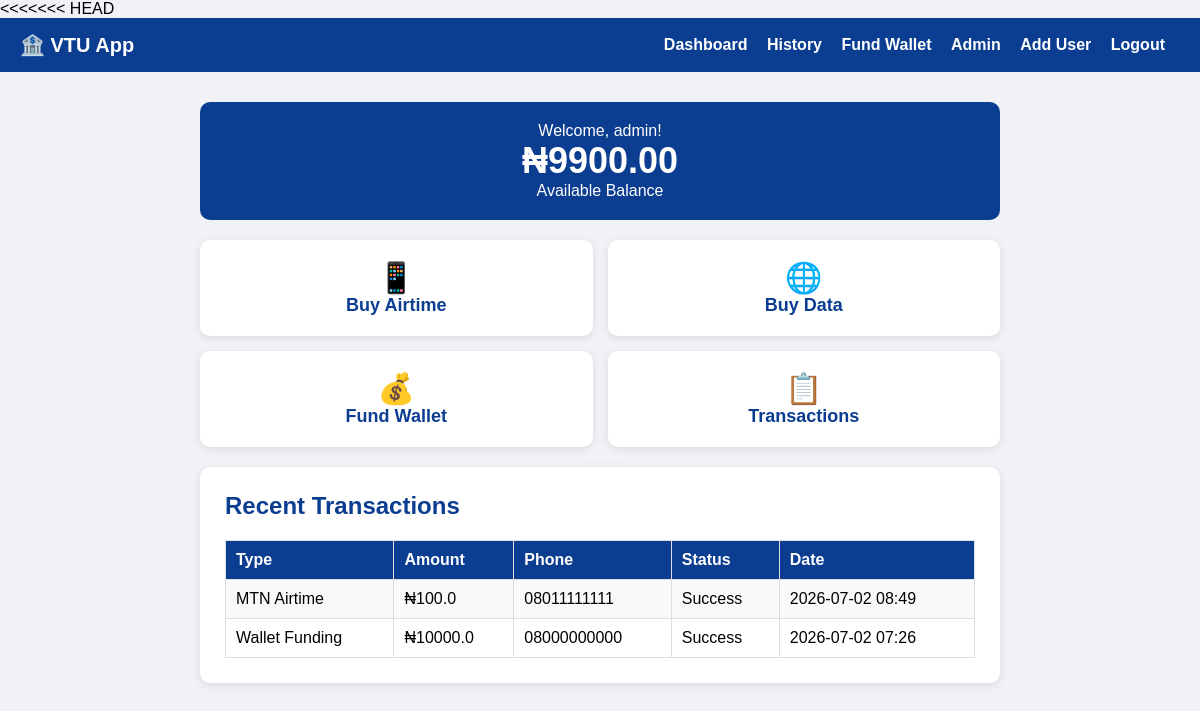
The page /dashboard (signed in) on the database its author committed.
### app.py (models this page shows)
class User(db.Model):
    id = db.Column(db.Integer, primary_key=True)
    username = db.Column(db.String(80), unique=True, nullable=False)
    password = db.Column(db.String(120), nullable=False)
    balance = db.Column(db.Float, default=0.0)
    phone = db.Column(db.String(20))
    email = db.Column(db.String(120))
    is_admin = db.Column(db.Boolean, default=False)

class Transaction(db.Model):
    id = db.Column(db.Integer, primary_key=True)
    user_id = db.Column(db.Integer, db.ForeignKey('user.id'))
    type = db.Column(db.String(50))
    amount = db.Column(db.Float)
    phone = db.Column(db.String(20))
    status = db.Column(db.String(20), default='Success')
    date = db.Column(db.DateTime, default=datetime.utcnow)

### app.py (the view)
@app.route('/dashboard')
@login_required
def dashboard():
    user = db.session.get(User, session['user_id'])
    transactions = Transaction.query.filter_by(
        user_id=session['user_id']
    ).order_by(Transaction.date.desc()).limit(5).all()
    return render_template('dashboard.html',
                         user=user,
                         transactions=transactions)

### app.py (called while the page is built)
def login_required(f):
    @wraps(f)
    def decorated_function(*args, **kwargs):
        if 'user_id' not in session:
            return redirect(url_for('login'))
        return f(*args, **kwargs)
    return decorated_function

### templates/dashboard.html (shortened to what this page needs)
{% extends "base.html" %}
{% block content %}
<div class="balance-box">
    <p>Welcome, {{ user.username }}!</p>
    <h1>₦{{ "%.2f"|format(user.balance) }}</h1>
    <p>Available Balance</p>
</div>
<div class="grid">
    <a href="/buy-airtime" class="grid-item">
        <span>📱</span>
        Buy Airtime
    </a>
    <a href="/buy-data" class="grid-item">
        <span>🌐</span>
        Buy Data
    </a>
    <a href="/fund-wallet" class="grid-item">
        <span>💰</span>
        Fund Wallet
    </a>
    <a href="/transactions" class="grid-item">
        <span>📋</span>
        Transactions
    </a>
</div>
<div class="card" style="margin-top: 20px;">
    <h2>Recent Transactions</h2>
    {% if transactions %}
    <table>
        <tr>
            <th>Type</th>
            <th>Amount</th>
            <th>Phone</th>
            <th>Status</th>
            <th>Date</th>
        </tr>
        {% for t in transactions %}
        <tr>
            <td>{{ t.type }}</td>
            <td>₦{{ t.amount }}</td>
            <td>{{ t.phone }}</td>
            <td>{{ t.status }}</td>
            <td>{{ t.date.strftime('%Y-%m-%d %H:%M') }}</td>
        </tr>
        {% endfor %}
    </table>
    {% else %}
    <p>No transactions yet!</p>
    {% endif %}
</div>
{% endblock %}

### templates/base.html (shortened to what this page needs)
<!DOCTYPE html>
<html>
<head>
</head>
<body>
    <div class="navbar">
        <span class="brand">🏦 VTU App</span>
        <div>
            {% if session.get('username') %}
                <a href="/dashboard">Dashboard</a>
                <a href="/transactions">History</a>
                <a href="/fund-wallet">Fund Wallet</a>
                {% if session.get('is_admin') %}
                    <a href="/admin">Admin</a>
                    <a href="/signup">Add User</a>
                {% endif %}
                <a href="/logout">Logout</a>
            {% else %}
                <a href="/login">Login</a>
                <a href="/register">Register</a>
            {% endif %}
        </div>
    </div>
    <div class="container">
        {% block content %}{% endblock %}
    </div>
</body>
</html>

### templates/base.html (style rules this page uses)
* { margin: 0; padding: 0; box-sizing: border-box; }
body { font-family: Arial, sans-serif; background: #f0f2f5; }
.navbar { background: #0b3d91; padding: 15px 20px; display: flex; justify-content: space-between; align-items: center; }
.navbar a { color: white; text-decoration: none; font-weight: bold; margin-right: 15px; }
.navbar .brand { font-size: 20px; color: white; font-weight: bold; }
.container { width: 90%; max-width: 800px; margin: 30px auto; }
.card { background: white; padding: 25px; border-radius: 10px; box-shadow: 0 2px 10px rgba(0,0,0,0.1); margin-bottom: 20px; }
h2 { color: #0b3d91; margin-bottom: 20px; }
table { width: 100%; border-collapse: collapse; }
th, td { padding: 10px; border: 1px solid #ddd; text-align: left; }
th { background: #0b3d91; color: white; }
tr:nth-child(even) { background: #f9f9f9; }
.balance-box { background: #0b3d91; color: white; padding: 20px; border-radius: 10px; text-align: center; margin-bottom: 20px; }
.balance-box h1 { font-size: 36px; }
.grid { display: grid; grid-template-columns: repeat(2, 1fr); gap: 15px; margin-top: 20px; }
.grid-item { background: white; padding: 20px; border-radius: 10px; text-align: center; box-shadow: 0 2px 8px rgba(0,0,0,0.1); text-decoration: none; color: #0b3d91; font-weight: bold; font-size: 18px; transition: transform 0.2s; }
.grid-item span { display: block; font-size: 30px; }

### rows shown on the page
User: username "admin", balance "9900.00"
Transaction: type "MTN Airtime", amount "100.0", phone "08011111111", status "Success", date "2026-07-02 08:49"
Transaction: type "Wallet Funding", amount "10000.0", phone "08000000000", status "Success", date "2026-07-02 07:26"
